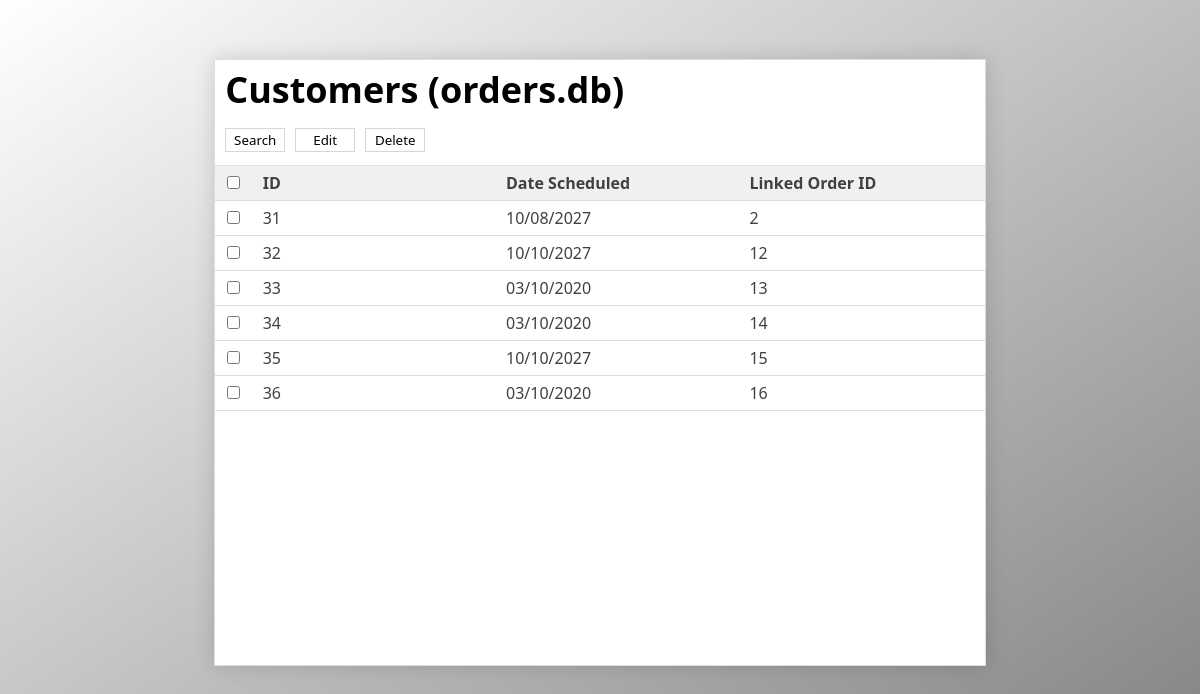
The page /pages/admin/reminder_table on the database as committed earlier.
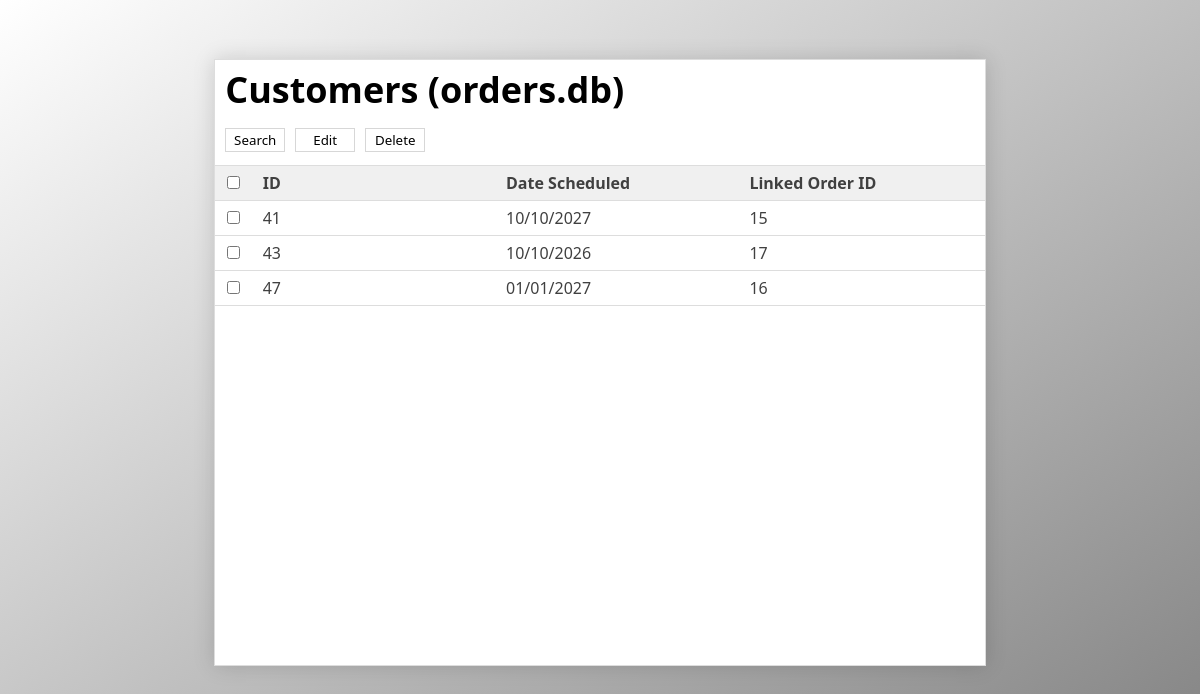
The same page on the database as committed later.
### tables this page shows
CREATE TABLE Reminders (reminderid INTEGER PRIMARY KEY AUTOINCREMENT, reminderdate TEXT, orderid INTEGER, FOREIGN KEY (orderid) REFERENCES Orders(orderid));

### Server.py (the view)
@app.get("/pages/admin/reminder_table")
def reminder_table():
    database = Data(database_path)
    rows = database.getAllReminders()
    return render_template(
        "web/table.html",
        columns = columns_reminders,
        rows = rows,
        type = "reminder"
    )

### Data.py (called while the page is built)
    def getAllReminders(self):
        sql = "SELECT * FROM Reminders;"
        self.cursor.execute(sql)
        return [ReminderObject(o) for o in self.cursor.fetchall() if o != None]

### templates/web/table.html (shortened to what this page needs)
<!DOCTYPE html>
<head>
    <link rel = "stylesheet" href = "/static/stylesheets/table.css"/>
    <link rel = "stylesheet" href = "https://cdnjs.cloudflare.com/ajax/libs/font-awesome/4.7.0/css/font-awesome.min.css">
</head>
<body>
    <div id = "main-div">
        <div id = "title-div">
            <b>Customers (orders.db)</b>
        </div>
        <div id = "action-div">
            <button type = "button" id = "search-button" class = "action-buttons" onclick = "toggleSearchRow()">Search</button>
            <button type = "button" id = "edit-button" class = "action-buttons" onclick = "">Edit</button>
            <button type = "button" id = "delete-button" class = "action-buttons" onclick = "">Delete</button>
        </div>
        <div id = "table-wrapper">
            <table id = "table">
                <thead>
                    <form action = "/" method = "POST" onsubmit = "false">
                        <tr>
                            <th>
                                <input type = "checkbox" class = "checkmark" onclick = "toggleCheckboxes(this)"/>
                            </th>
                            {% for column in columns.values() %}
                            <th>
                                {{ column }}
                            </th>
                            {% endfor %}
                        </tr>
                    </form>
                </thead>
                <tbody>
                    {% for row in rows %}
                    <tr>
                        <td>
                            <input type = "checkbox" class = "checkmark"/>
                        </td>
                        {% if type == "customer" %}
                            <td>{{row.id}}</td>
                            <td>{{row.firstname}}</td>
                            <td>{{row.lastname}}</td>
                            <td>{{row.company}}</td>
                            <td>{{row.email}}</td>
                            <td>{{row.phone}}</td>
                        {% elif type == "order" %}
                            <td>{{row.id}}</td>
                            <td>{{row.placed}}</td>
                            <td>{{row.lastchanged}}</td>
                            <td>{{row.customerid}}</td>
                        {% elif type == "reminder" %}
                            <td>{{row.id}}</td>
                            <td>{{row.date}}</td>
                            <td>{{row.orderid}}</td>
                        {% endif %}
                    </tr>
                    {% endfor %}
                </tbody>
            </table>
        </div>
    </div>
</body>

### static/stylesheets/table.css (style rules this page uses)
* { font-family: 'Segoe UI', Tahoma, Geneva, Verdana, sans-serif; }
body { background-image: linear-gradient(to bottom right, white, grey); }
#table { border-collapse: collapse; width: 100%; }
#table-wrapper { height: 500px; overflow: auto; overflow-y: scroll; }
#action-div { height: 50px; display: flex; align-items: center; }
#title-div { height: 50px; font-size: 36px; align-items: center; padding-left: 10px; padding-top: 5px; }
.action-buttons { cursor: pointer; width: 100px; height: 24px; transition-duration: .25s; border: 1px solid #d7d7d7; background-color: white; margin-left: 10px; }
#search-button { width: 60px; }
#edit-button { width: 60px; }
#delete-button { width: 60px; }
#main-div { margin-top: 5%; margin-left: auto; margin-right: auto; width: 65%; box-shadow: 0 0 20px rgba(0, 0, 0, 0.15); border: 1px solid #dddddd; background-color: white; }
#table td, th { text-align: left; padding-top: 6px; padding-bottom: 6px; padding-left: 8px; padding-right: 8px; color: #404040; }
#table tbody tr { border-bottom: 1px solid #dddddd; border-top: 1px solid #dddddd; }
#table thead { background-color: #f0f0f0; position: sticky; top: 0; }
#table thead tr { border-top: 1px solid #dddddd; }
.checkmark { cursor: pointer; }

Rows that differ between the two databases and show on the page:
removed Reminders: id "31", date "10/08/2027", orderid "2"
removed Reminders: id "32", date "10/10/2027", orderid "12"
removed Reminders: id "33", date "03/10/2020", orderid "13"
removed Reminders: id "34", date "03/10/2020", orderid "14"
removed Reminders: id "35", date "10/10/2027", orderid "15"
removed Reminders: id "36", date "03/10/2020", orderid "16"
added Reminders: id "41", date "10/10/2027", orderid "15"
added Reminders: id "43", date "10/10/2026", orderid "17"
added Reminders: id "47", date "01/01/2027", orderid "16"
